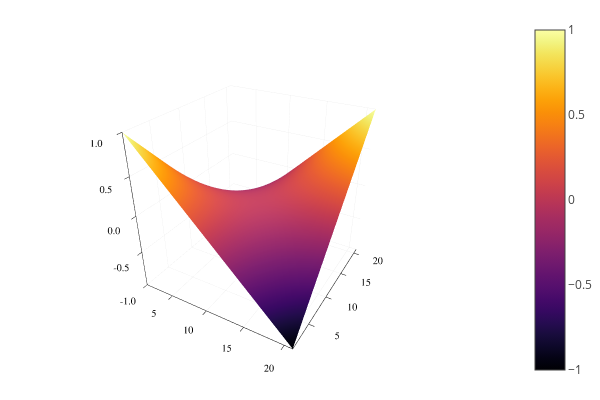

The notebook cell this image was saved under:
### Code cell
using Plots
plotly()
surface(As)

### Figure 1 — Plotly figure (JSON) as saved in the notebook; plotly's stock layout.template omitted (floating-point values rounded to 4 significant figures; data arrays with more than 128 entries replaced by an {"elided": "..."} marker saying what was removed)
{"data": [{"colorbar": {"title": ""}, "colorscale": [[0, "rgba(0, 0, 4, 1.000)"], [0.03448, "rgba(4, 3, 20, 1.000)"], [0.06897, "rgba(13, 8, 41, 1.000)"], [0.1034, "rgba(24, 12, 60, 1.000)"], [0.1379, "rgba(38, 12, 81, 1.000)"], [0.1724, "rgba(54, 9, 97, 1.000)"], [0.2069, "rgba(69, 10, 105, 1.000)"], [0.2414, "rgba(84, 15, 109, 1.000)"], [0.2759, "rgba(97, 19, 110, 1.000)"], [0.3103, "rgba(111, 25, 110, 1.000)"], [0.3448, "rgba(125, 30, 109, 1.000)"], [0.3793, "rgba(140, 35, 105, 1.000)"], [0.4138, "rgba(154, 40, 101, 1.000)"], [0.4483, "rgba(166, 45, 96, 1.000)"], [0.4828, "rgba(180, 51, 89, 1.000)"], [0.5172, "rgba(193, 58, 80, 1.000)"], [0.5517, "rgba(206, 67, 71, 1.000)"], [0.5862, "rgba(216, 76, 62, 1.000)"], [0.6207, "rgba(226, 87, 52, 1.000)"], [0.6552, "rgba(235, 100, 41, 1.000)"], [0.6897, "rgba(241, 115, 29, 1.000)"], [0.7241, "rgba(247, 130, 18, 1.000)"], [0.7586, "rgba(250, 144, 8, 1.000)"], [0.7931, "rgba(252, 161, 8, 1.000)"], [0.8276, "rgba(252, 178, 22, 1.000)"], [0.8621, "rgba(250, 196, 42, 1.000)"], [0.8966, "rgba(246, 213, 67, 1.000)"], [0.931, "rgba(243, 229, 93, 1.000)"], [0.9655, "rgba(242, 244, 130, 1.000)"], [1, "rgba(252, 255, 164, 1.000)"]], "name": "y1", "opacity": null, "showlegend": false, "showscale": true, "type": "surface", "x": [1, 2, 3, 4, 5, 6, 7, 8, 9, 10, 11, 12, 13, 14, 15, 16, 17, 18, 19, 20, 21], "xaxis": "x1", "y": [1, 2, 3, 4, 5, 6, 7, 8, 9, 10, 11, 12, 13, 14, 15, 16, 17, 18, 19, 20, 21], "yaxis": "y1", "z": {"elided": "21x21 float values"}, "zmax": 1, "zmin": -1}], "layout": {"annotations": [], "height": 400, "legend": {"bgcolor": "rgba(255, 255, 255, 1.000)", "bordercolor": "rgba(0, 0, 0, 1.000)", "font": {"color": "rgba(0, 0, 0, 1.000)", "family": "sans-serif", "size": 11}, "tracegroupgap": 0, "x": 1, "y": 1}, "margin": {"b": 20, "l": 0, "r": 0, "t": 20}, "paper_bgcolor": "rgba(255, 255, 255, 1.000)", "plot_bgcolor": "rgba(255, 255, 255, 1.000)", "scene": {"camera": {"eye": {"x": 1.126, "y": -1.95, "z": 1.3}}, "xaxis": {"anchor": "y1", "domain": [0.03619, 0.9934], "gridcolor": "rgba(0, 0, 0, 0.100)", "gridwidth": 0.5, "linecolor": "rgba(0, 0, 0, 1.000)", "mirror": false, "range": [1, 21], "showgrid": true, "showline": true, "showticklabels": true, "tickangle": 0, "tickcolor": "rgb(0, 0, 0)", "tickfont": {"color": "rgba(0, 0, 0, 1.000)", "family": "sans-serif", "size": 11}, "tickmode": "array", "ticks": "inside", "ticktext": ["5", "10", "15", "20"], "tickvals": [5, 10, 15, 20], "title": "", "titlefont": {"color": "rgba(0, 0, 0, 1.000)", "family": "sans-serif", "size": 15}, "type": "-", "visible": true, "zeroline": false, "zerolinecolor": "rgba(0, 0, 0, 1.000)"}, "yaxis": {"anchor": "x1", "domain": [0.03762, 0.9902], "gridcolor": "rgba(0, 0, 0, 0.100)", "gridwidth": 0.5, "linecolor": "rgba(0, 0, 0, 1.000)", "mirror": false, "range": [1, 21], "showgrid": true, "showline": true, "showticklabels": true, "tickangle": 0, "tickcolor": "rgb(0, 0, 0)", "tickfont": {"color": "rgba(0, 0, 0, 1.000)", "family": "sans-serif", "size": 11}, "tickmode": "array", "ticks": "inside", "ticktext": ["5", "10", "15", "20"], "tickvals": [5, 10, 15, 20], "title": "", "titlefont": {"color": "rgba(0, 0, 0, 1.000)", "family": "sans-serif", "size": 15}, "type": "-", "visible": true, "zeroline": false, "zerolinecolor": "rgba(0, 0, 0, 1.000)"}, "zaxis": {"gridcolor": "rgba(0, 0, 0, 0.100)", "gridwidth": 0.5, "linecolor": "rgba(0, 0, 0, 1.000)", "mirror": false, "range": [-1, 1], "showgrid": true, "showline": true, "showticklabels": true, "tickangle": 0, "tickcolor": "rgb(0, 0, 0)", "tickfont": {"color": "rgba(0, 0, 0, 1.000)", "family": "sans-serif", "size": 11}, "tickmode": "array", "ticks": "inside", "ticktext": ["-1.0", "-0.5", "0.0", "0.5", "1.0"], "tickvals": [-1, -0.5, 0, 0.5, 1], "title": "", "titlefont": {"color": "rgba(0, 0, 0, 1.000)", "family": "sans-serif", "size": 15}, "type": "-", "visible": true, "zeroline": false, "zerolinecolor": "rgba(0, 0, 0, 1.000)"}}, "showlegend": true, "width": 600}}
